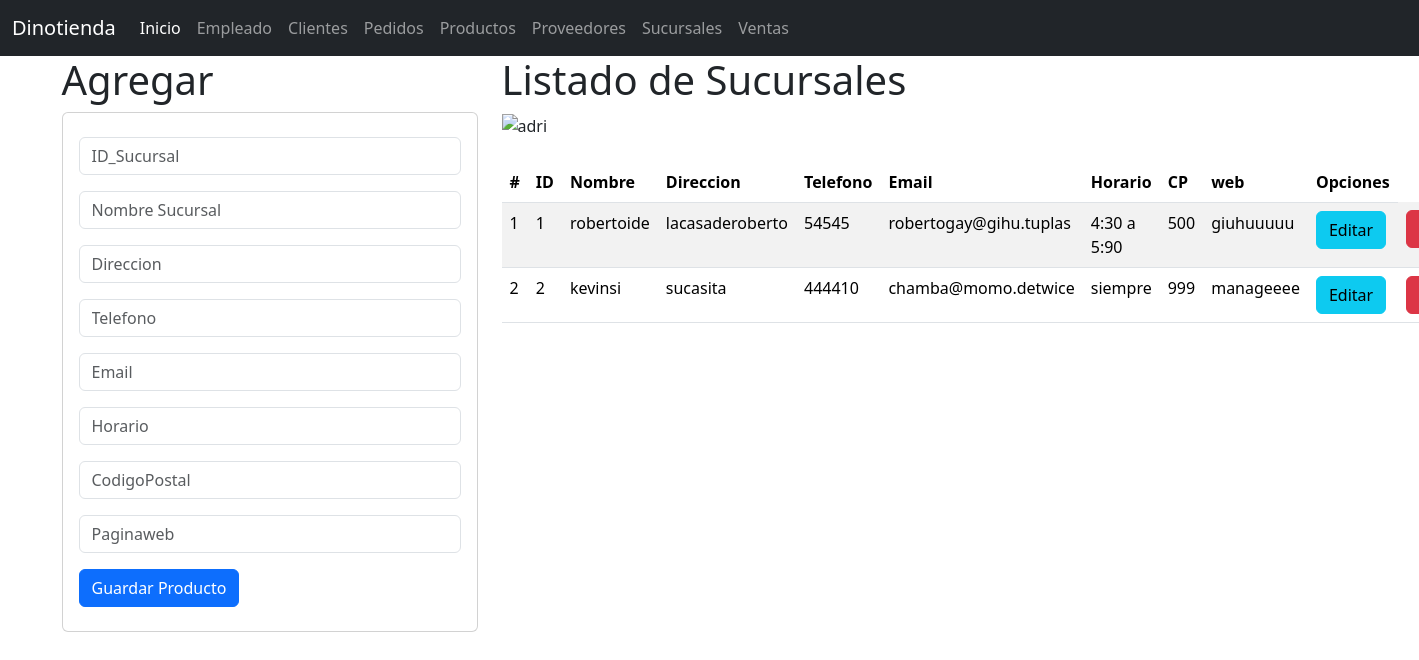
Screenshot of /sucursal with the database file from the repository.
### sucursal_app/models.py (models this page shows, shortened)
class Sucursal(models.Model):
    id_suc=models.CharField(primary_key=True,max_length=6)
    direccion=models.CharField(max_length=100)
    telefono=models.CharField(max_length=30)
    email=models.CharField(max_length=40)
    horario=models.CharField(max_length=30)
    nombre=models.CharField(max_length=30)
    CP=models.CharField(max_length=20)
    web=models.CharField(max_length=20)

### sucursal_app/views.py (the view)
# urls.py: path("sucursal",views.inicio_vistaSucursal,name="sucursal"),
def inicio_vistaSucursal(request):
    lasucursal=Sucursal.objects.all()
    return render(request, 'gestionarSucursal.html', {'misucursal':lasucursal})

### sucursal_app/templates/gestionarSucursal.html
{% extends "base.html" %}
{% load static %}
{% block cuerpo %}
  <div class="row">
   <div class="col-sm-12 col-md-4 col-lg-4 col-xl-4">
     <h1>Agregar</h1>
     <div class="card">
      <div class="card-body">
        <form action="registrarSucursal/" method="POST">{% csrf_token %}
          <div class="form-group py-2">
            <input type="text" id="txtid" name="txtid" class="form-control"
            placeholder="ID_Sucursal" minlength="1"  maxlength="6" required>
          </div>
          <div class="form-group py-2">
            <input type="text" id="txtnombre" name="txtnombre" class="form-control"
            placeholder="Nombre Sucursal" minlength="1"  maxlength="100" required>
          </div>
          <div class="form-group py-2">
            <input type="text" id="txtdir" name="txtdir" class="form-control"
            placeholder="Direccion" minlength="1" maxlength="100"  equired>
          </div>
          <div class="form-group py-2">
            <input type="text" id="txttelf" name="txttelf" class="form-control"
            placeholder="Telefono" minlength="1" maxlength="100"  equired>
          </div>
          <div class="form-group py-2">
            <input type="text" id="txtemail" name="txtemail" class="form-control"
            placeholder="Email" minlength="1" maxlength="100"  equired>
          </div>
          <div class="form-group py-2">
            <input type="text" id="txthora" name="txthora" class="form-control"
            placeholder="Horario" minlength="1" maxlength="100"  equired>
          </div>
          <div class="form-group py-2">
            <input type="text" id="txtcp" name="txtcp" class="form-control"
            placeholder="CodigoPostal" minlength="1" maxlength="100"  equired>
          </div>
          <div class="form-group py-2">
            <input type="text" id="txtweb" name="txtweb" class="form-control"
            placeholder="Paginaweb" minlength="1" maxlength="100"  equired>
          </div>
          <div class="form-group py-2">
            <button type="submit" class="btn btn-primary">Guardar Producto</button>
          </div>
        </form>
      </div>
    </div>
   </div>
  <div class="col-sm-12 col-md-8 col-lg-8 col-xl-8">
    <h1>Listado de Sucursales</h1>
    <img class="w-50" src="{% static 'img/sucursales.png '%}" alt="adri" width="400" height="300">
    <br>
    <br>
    <table class="table table-striped">
        <thead>
          <tr>
            <th scope="col">#</th>
            <th scope="col">ID</th>
            <th scope="col">Nombre</th>
            <th scope="col">Direccion</th>
            <th scope="col">Telefono</th>
            <th scope="col">Email</th>
            <th scope="col">Horario</th>
            <th scope="col">CP</th>
            <th scope="col">web</th>
            <th>Opciones</th>
          </tr>
        </thead>
        <tbody>
          {% for m in misucursal %}
          <tr>
            <td> {{forloop.counter}} </td>
            <td> {{m.id_suc}} </td>
            <td> {{m.nombre}} </td>
            <td> {{m.direccion}} </td>
            <td> {{m.telefono}} </td>
            <td> {{m.email}} </td>
            <td> {{m.horario}} </td>
            <td> {{m.CP}} </td>
            <td> {{m.web}} </td>
            <td><a href="seleccionarSucursal/{{m.id_suc}}" class="btn btn-info">Editar</a></td>
            <td><a href="borrarSucursal/{{m.id_suc}}" class="btn btn-danger">Borrar</a></td>
          </tr>
          {% endfor %}
        </tbody>
      </table>
  </div>
</div>
{% endblock %}

### rows the page displays
Sucursal: id_suc "1", nombre "robertoide", direccion "lacasaderoberto", telefono "54545", email "robertogay@gihu.tuplas", horario "4:30 a 5:90", CP "500", web "giuhuuuuu"
Sucursal: id_suc "2", nombre "kevinsi", direccion "sucasita", telefono "444410", email "chamba@momo.detwice", horario "siempre", CP "999", web "manageeee"
